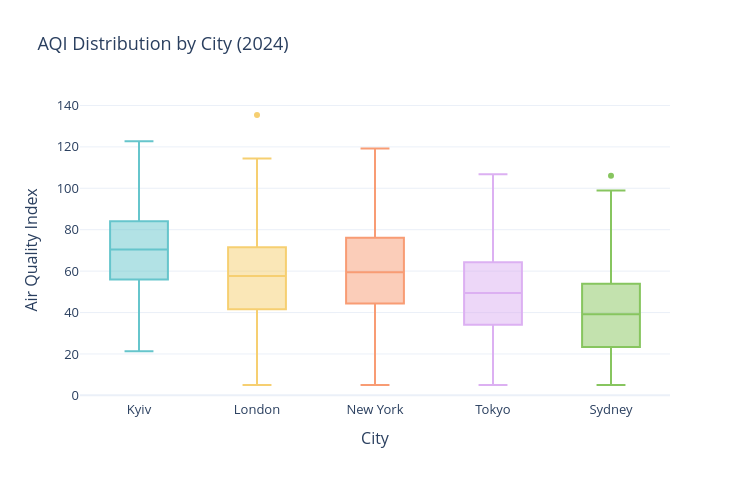

The notebook cell this image was saved under:
### Markdown cell above
---
## 3. Interactive Box Plot - AQI Distribution by City

A **box plot** shows the median, quartiles, and outliers of a distribution.
Using Plotly makes it interactive - hover to see exact statistics.

### Code cell
# 3. Interactive Box Plot: AQI by City
fig = px.box(
    df,
    x='City',
    y='AQI',
    color='City',
    title='AQI Distribution by City (2024)',
    labels={'AQI': 'Air Quality Index'},
    color_discrete_sequence=px.colors.qualitative.Pastel,
    template='plotly_white',
    points='outliers'  # show only outlier points
)

fig.update_layout(
    font=dict(size=13),
    showlegend=False,
    width=750,
    height=480
)

fig.show()

### Figure 1 — Plotly figure (JSON) as saved in the notebook; plotly's stock layout.template omitted (floating-point values rounded to 4 significant figures; data arrays with more than 128 entries replaced by an {"elided": "..."} marker saying what was removed)
{"data": [{"alignmentgroup": "True", "boxpoints": "outliers", "hovertemplate": "City=%{x}<br>Air Quality Index=%{y}<extra></extra>", "legendgroup": "Kyiv", "marker": {"color": "rgb(102, 197, 204)"}, "name": "Kyiv", "notched": false, "offsetgroup": "Kyiv", "orientation": "v", "showlegend": true, "type": "box", "x": {"elided": "360 str values"}, "x0": " ", "xaxis": "x", "y": {"elided": "360 float values"}, "y0": " ", "yaxis": "y"}, {"alignmentgroup": "True", "boxpoints": "outliers", "hovertemplate": "City=%{x}<br>Air Quality Index=%{y}<extra></extra>", "legendgroup": "London", "marker": {"color": "rgb(246, 207, 113)"}, "name": "London", "notched": false, "offsetgroup": "London", "orientation": "v", "showlegend": true, "type": "box", "x": {"elided": "360 str values"}, "x0": " ", "xaxis": "x", "y": {"elided": "360 float values"}, "y0": " ", "yaxis": "y"}, {"alignmentgroup": "True", "boxpoints": "outliers", "hovertemplate": "City=%{x}<br>Air Quality Index=%{y}<extra></extra>", "legendgroup": "New York", "marker": {"color": "rgb(248, 156, 116)"}, "name": "New York", "notched": false, "offsetgroup": "New York", "orientation": "v", "showlegend": true, "type": "box", "x": {"elided": "360 str values"}, "x0": " ", "xaxis": "x", "y": {"elided": "360 float values"}, "y0": " ", "yaxis": "y"}, {"alignmentgroup": "True", "boxpoints": "outliers", "hovertemplate": "City=%{x}<br>Air Quality Index=%{y}<extra></extra>", "legendgroup": "Tokyo", "marker": {"color": "rgb(220, 176, 242)"}, "name": "Tokyo", "notched": false, "offsetgroup": "Tokyo", "orientation": "v", "showlegend": true, "type": "box", "x": {"elided": "360 str values"}, "x0": " ", "xaxis": "x", "y": {"elided": "360 float values"}, "y0": " ", "yaxis": "y"}, {"alignmentgroup": "True", "boxpoints": "outliers", "hovertemplate": "City=%{x}<br>Air Quality Index=%{y}<extra></extra>", "legendgroup": "Sydney", "marker": {"color": "rgb(135, 197, 95)"}, "name": "Sydney", "notched": false, "offsetgroup": "Sydney", "orientation": "v", "showlegend": true, "type": "box", "x": {"elided": "360 str values"}, "x0": " ", "xaxis": "x", "y": {"elided": "360 float values"}, "y0": " ", "yaxis": "y"}], "layout": {"boxmode": "overlay", "font": {"size": 13}, "height": 480, "legend": {"title": {"text": "City"}, "tracegroupgap": 0}, "showlegend": false, "title": {"text": "AQI Distribution by City (2024)"}, "width": 750, "xaxis": {"anchor": "y", "categoryarray": ["Kyiv", "London", "New York", "Tokyo", "Sydney"], "categoryorder": "array", "domain": [0, 1], "title": {"text": "City"}}, "yaxis": {"anchor": "x", "domain": [0, 1], "title": {"text": "Air Quality Index"}}}}
